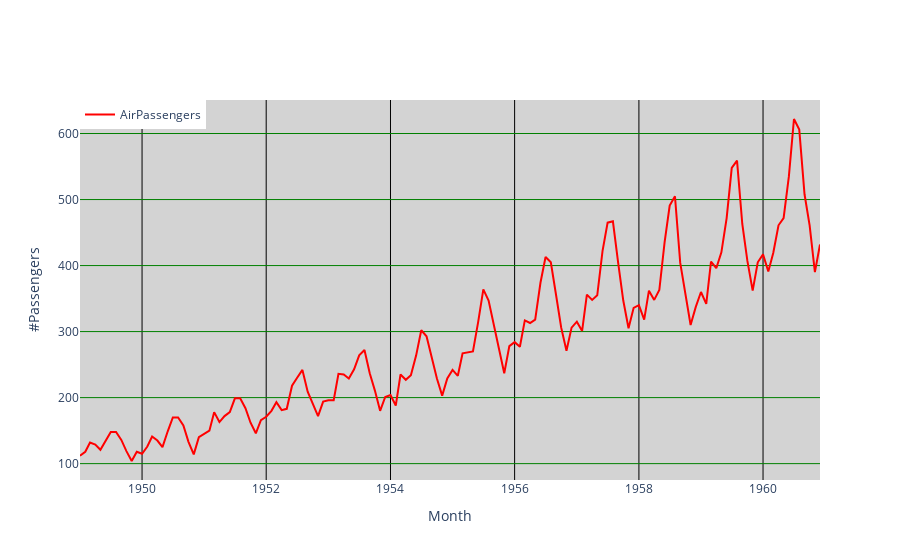

Notebook source saved alongside this figure:
### Markdown cell above
updated Layout by changing bg color line color and grid colors

### Code cell
fig4.update_layout(
xaxis=dict(title='Month', showgrid= True, gridcolor='black'),
yaxis=dict(title='#Passengers', showgrid=True, gridcolor ='green'),
plot_bgcolor='lightgray',
showlegend=True,
legend=dict(x=0, y=1.0))
fig4.update_traces(line_color='red')
fig4.show()

### Figure 1 — Plotly figure (JSON) as saved in the notebook; plotly's stock layout.template omitted (floating-point values rounded to 4 significant figures; data arrays with more than 128 entries replaced by an {"elided": "..."} marker saying what was removed)
{"data": [{"line": {"color": "red"}, "mode": "lines", "name": "AirPassengers", "type": "scatter", "x": {"elided": "144 str values"}, "y": {"elided": "144 int values"}}], "layout": {"legend": {"x": 0, "y": 1}, "plot_bgcolor": "lightgray", "showlegend": true, "xaxis": {"gridcolor": "black", "showgrid": true, "title": {"text": "Month"}}, "yaxis": {"gridcolor": "green", "showgrid": true, "title": {"text": "#Passengers"}}}}
